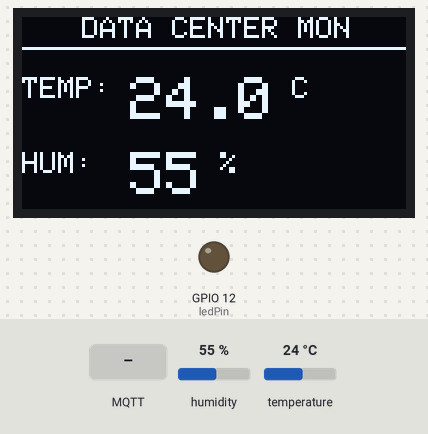
Bench run of a sketch on a simulated ESP32. Parts: 128×64 one-colour display, output pins drawn as LEDs (lit = HIGH). Inputs (shaded band) come from the test bench; at power-on: temperature 24 °C, humidity 55 %. WiFi joins after 1.5 s; servers stay silent unless stated; random numbers use the default seed unless the sketch sets one; no MQTT or app messages arrive unless stated; what the sketch prints to the serial monitor is not drawn.

Above: at 5.6 s.
5.7 s: MQTT message "1" arrives on the first subscribed topic
At 6.0 s:
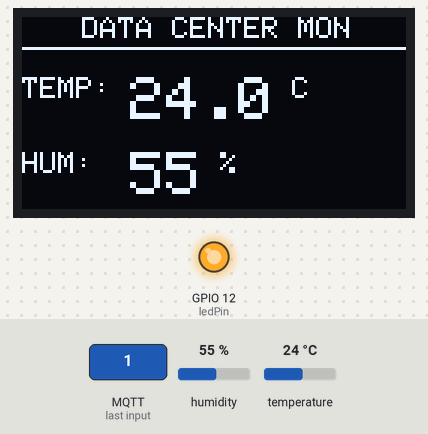
7.2 s: temperature set to 12 °C
At 11.1 s:
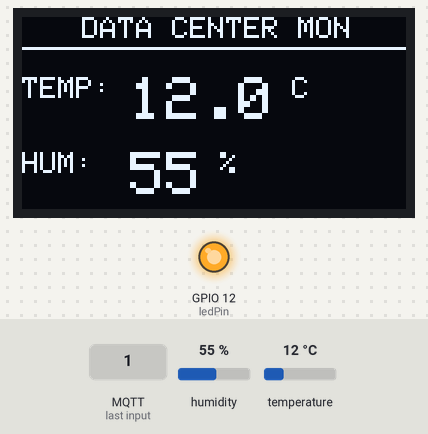
11.5 s: humidity set to 22 %
At 16.1 s:
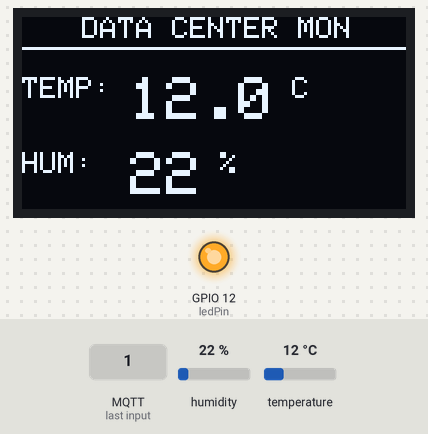
16.5 s: MQTT message "0" arrives on the first subscribed topic
At 17.7 s:
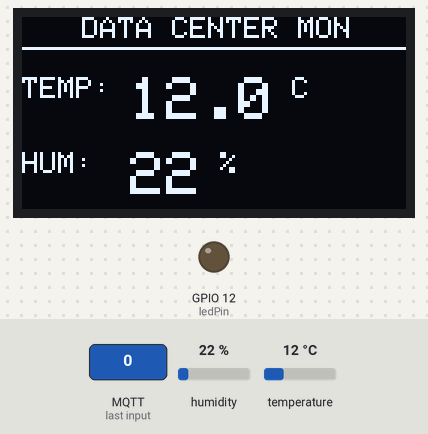
18.0 s: temperature set to 19 °C
At 21.1 s:
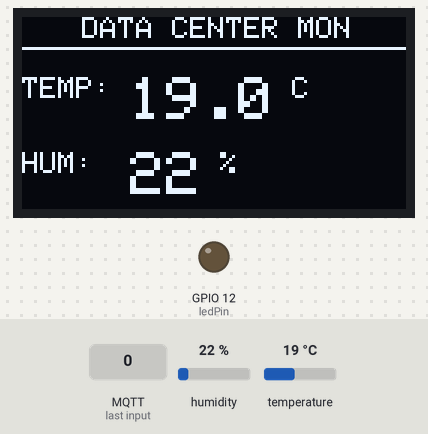
21.5 s: humidity set to 40 %
At 26.1 s:
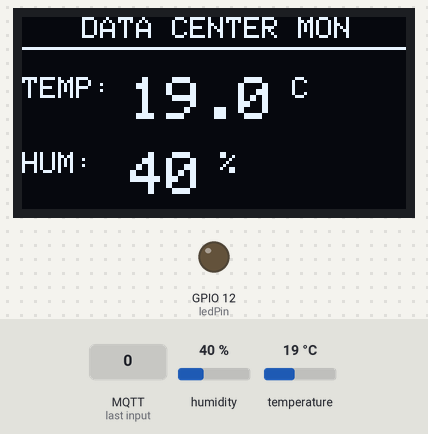
Timing chart, 0 to 27.5 s (numbered marks = the images above; inputs shaded):
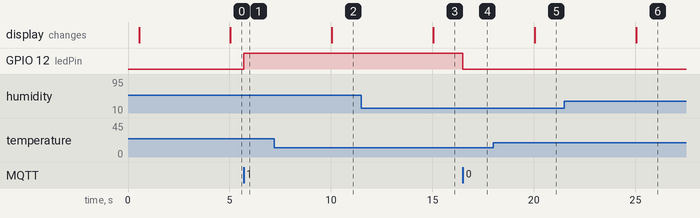

The sketch:

EnviaTempMQTT_LCD.ino
```cpp
#include <WiFi.h>
#include <PubSubClient.h>
#include <DHT.h>

#include <Wire.h>
#include <Adafruit_GFX.h>
#include <Adafruit_SSD1306.h>


// --- Configuración de la Pantalla ---
#define SCREEN_WIDTH 128
#define SCREEN_HEIGHT 64
// El -1 indica que la pantalla no tiene pin de reset dedicado
Adafruit_SSD1306 display(SCREEN_WIDTH, SCREEN_HEIGHT, &Wire, -1);


// --- Configuración del Sensor DHT ---
#define DHTPIN 2
#define DHTTYPE DHT11
DHT dht(DHTPIN, DHTTYPE);
const float UMBRAL_TEMP = 28.0;


// --- TUS DATOS ---
const char* ssid = "";
const char* password = "";
const char* mqtt_server = "test.mosquitto.org";

const int ledPin =12; // Tu LED

WiFiClient espClient;
PubSubClient client(espClient);

// Variables para el cronómetro (millis)
unsigned long ultimoTiempo = 0;
const long intervalo = 5000; // Enviar datos cada 5000ms (5 seg)

void callback(char* topic, byte* payload, unsigned int length) {
  // Esta función se ejecuta ASINCRÓNAMENTE (cuando llega algo)
  Serial.print("Comando recibido: ");
  char caracter = (char)payload[0];

  if (caracter == '1') {
    digitalWrite(ledPin, HIGH);
    Serial.println("LED ON");
    // Confirmamos al servidor que lo hicimos
    client.publish("mi_casa/estado", "LED Encendido");
  } else {
    digitalWrite(ledPin, LOW);
    Serial.println("LED OFF");
    client.publish("mi_casa/estado", "LED Apagado");
  }
}

void reconnect() {
  while (!client.connected()) {
    Serial.print("Conectando MQTT...");
    String clientId = "ESP32-" + String(random(0xffff), HEX);
    if (client.connect(clientId.c_str())) {
      Serial.println("¡Listo!");
      client.subscribe("mi_casa/led"); // Nos volvemos a suscribir
    } else {
      delay(5000); // Aquí sí podemos esperar porque no estamos conectados
    }
  }
}

void setup() {
  pinMode(12, OUTPUT);
  Serial.begin(115200);
  pinMode(ledPin, OUTPUT);
    dht.begin();

     // Inicializar pantalla con dirección I2C 0x3C
  if(!display.begin(SSD1306_SWITCHCAPVCC, 0x3C)) {
    Serial.println(F("Error: No se encontró la pantalla OLED"));
    for(;;); // Bloquear si no hay pantalla
  }


  WiFi.begin(ssid, password);
  while (WiFi.status() != WL_CONNECTED) {
    delay(500);
    Serial.print(".");
     display.clearDisplay();
  display.setTextColor(SSD1306_WHITE);
  display.setTextSize(1);
  display.setCursor(10, 25);
  display.println("Conectando...");
  display.display();
  }

  client.setServer(mqtt_server, 1883);
  client.setCallback(callback);
}

void loop() {
  if (!client.connected()) reconnect();
  client.loop(); // Mantiene la escucha activa (IMPORTANTE)


  // --- LÓGICA NO BLOQUEANTE ---
  unsigned long tiempoActual = millis();

  // Si han pasado 5 segundos desde la última vez...
  if (tiempoActual - ultimoTiempo >= intervalo) {
    ultimoTiempo = tiempoActual; // Reiniciamos el cronómetro

    // 1. Simulamos una lectura de sensor (ej: 20 a 30 grados)
     float h = dht.readHumidity();
     float t = dht.readTemperature();
     float f = dht.readTemperature(true);
    // 2. Convertimos el número a texto
    char tempString[8];
    dtostrf( t , 1, 2, tempString);

    char humString[8];
    dtostrf( h , 1, 2, humString);

    // 3. Publicamos
    Serial.print("Enviando temperatura: ");
    Serial.println(tempString);
   // Serial.println(t);
    client.publish("mi_casa/temperatura", tempString);
    client.publish("mi_casa/humedad", humString);

  display.clearDisplay();

     // Encabezado
  display.setTextSize(1);
  display.setCursor(20, 0);
  display.println("DATA CENTER MON");
  display.drawLine(0, 10, 128, 10, SSD1306_WHITE);

  // Sección de Temperatura
  display.setCursor(0, 20);
  display.print("TEMP: ");
  display.setTextSize(2); // Texto más grande para el valor
  display.print(t, 1);
  display.setTextSize(1);
  display.println(" C");

  // Sección de Humedad
  display.setCursor(0, 45);
  display.setTextSize(1);
  display.print("HUM:  ");
  display.setTextSize(2);
  display.print(h, 0);
  display.setTextSize(1);
  display.println(" %");

  display.display();
  }
}
```

Measured:
- after the input at 5.7 s, GPIO 12 (ledPin): LOW → HIGH at once
- after the input at 7.2 s, the display: changes after 2.9 s (image 2)
- after the input at 11.5 s, the display: changes after 3.6 s (image 3)
- after the input at 16.5 s, GPIO 12 (ledPin): HIGH → LOW at once
- after the input at 18.0 s, the display: changes after 2.1 s (image 5)
- after the input at 21.5 s, the display: changes after 3.6 s (image 6)
